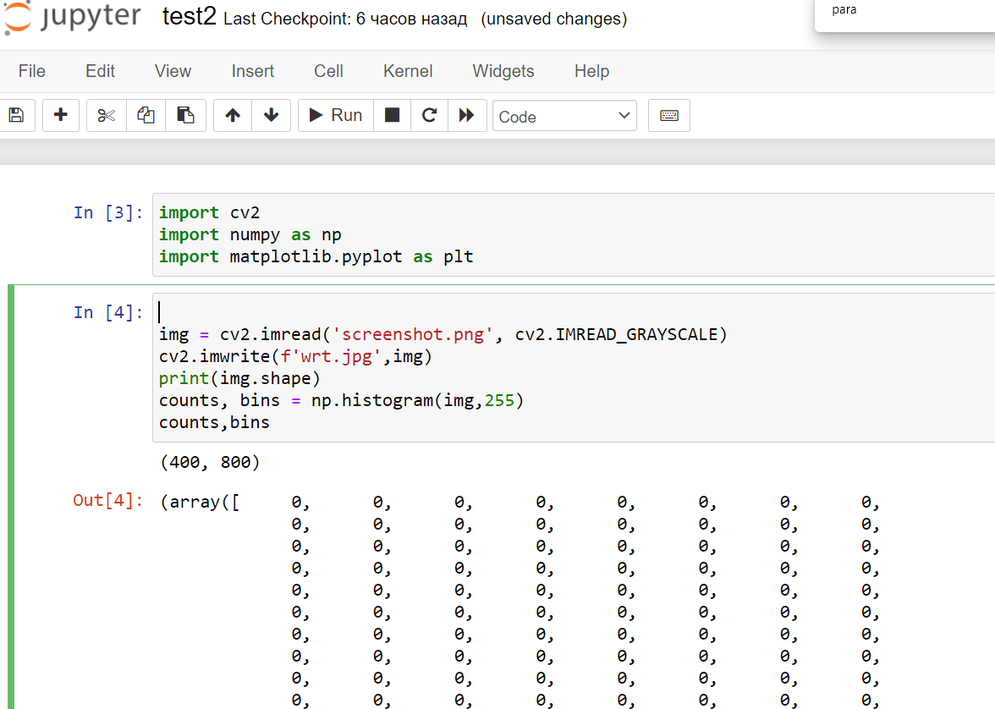
#> input picture screenshot.png, 995 x 709 px, shrunk from 1176 x 838 before the run
$ jupyter execute test2.ipynb
#> lines starting #> are read from the running program, lines starting #| are printed output that depends on the picture
[cell 1]
import cv2
import numpy as np
import matplotlib.pyplot as plt

[cell 2]
img = cv2.imread('screenshot.png', cv2.IMREAD_GRAYSCALE)
#> img: shape (709, 995); min 0, max 255, mean 244.4
cv2.imwrite(f'wrt.jpg',img)
print(img.shape)
#| (709, 995)
counts, bins = np.histogram(img,255)
#> counts = 255 values, max 396550 at index 254, min 68 at index 59, mean 2766.5; bins = 256 values from 0 to 255
counts,bins

[cell 3]
from scipy.spatial import distance as dis
print(img.shape)
#| (709, 995)
def get_gist(i,j):
    counts, bins = np.histogram(img[i:i+100,j:j+100],255)
    s = counts.sum()
    b=counts/s
    return b

def closest_pics(distance='euclidian'):
#> called with distance = 'euclidian'
    hist1=list()
    idx=list()
    shapeI,shapeJ=img.shape
#> shapeI = 709; shapeJ = 995
    for i in range (0,shapeI-100,10):
        for j in range(0,shapeJ-100,10):
            hist1.append( get_gist(i,j))
            idx.append((i,j))
    if (distance=='euclidian'):
        min_dist=dis.euclidean(hist1[0],hist1[1])
    else:
        min_dist=dis.cityblock(hist1[0],hist1[1])

    N=len(hist1)
    print(N)
#| 5490
    for num1,c in enumerate(hist1):
         for num2,d in enumerate(hist1):
            if (num1!=num2):
                if (distance=='euclidian'):
                    dist = dis.euclidean(c,d)
                else:
                    dist = dis.cityblock(c,d)
                if (dist<min_dist):
                    min_dist =dist
                    min_num = (num1,num2)
                    print(num1,num2,dist)
                if min_dist==0:
                    break
    num1,num2=min_num
    # min_dist,min_num
    i1,j1=idx[num1]
    i2,j2=idx[num2]
    img1 = img[i1:i1+100,j1:j1+100]
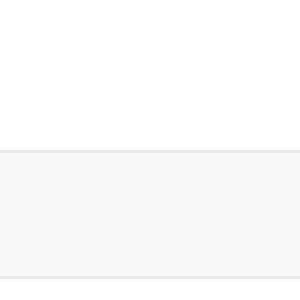
#> img1: shape (100, 100) (shown 3 times larger); min 234, max 255, mean 251.7
    img2 = img[i2:i2+100,j2:j2+100]
    return img1,img2

img1,img2 = closest_pics(distance='euclidian')
cv2.imwrite(f'euclid1.jpg',img1)
cv2.imwrite(f'euclid2.jpg',img2)
print('euclidian done')

img1,img2 = closest_pics(distance='manahattan')
#| 5490
cv2.imwrite(f'manhattan1.jpg',img1)
cv2.imwrite(f'manhattan2.jpg',img2)
#> Out = True
